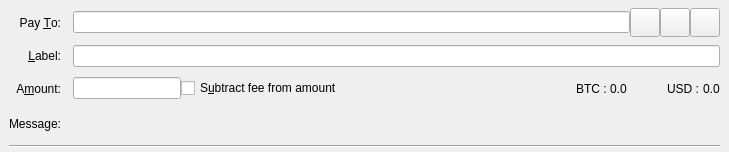
<?xml version="1.0" encoding="UTF-8"?>
<ui version="4.0">
 <class>SendCoinsEntry</class>
 <widget class="QStackedWidget" name="SendCoinsEntry">
  <property name="geometry">
   <rect>
    <x>0</x>
    <y>0</y>
    <width>729</width>
    <height>152</height>
   </rect>
  </property>
  <property name="focusPolicy">
   <enum>Qt::TabFocus</enum>
  </property>
  <property name="autoFillBackground">
   <bool>false</bool>
  </property>
  <widget class="QFrame" name="SendCoins">
   <property name="toolTip">
    <string>This is a normal payment.</string>
   </property>
   <property name="frameShape">
    <enum>QFrame::NoFrame</enum>
   </property>
   <layout class="QGridLayout" name="gridLayout">
    <property name="topMargin">
     <number>8</number>
    </property>
    <property name="bottomMargin">
     <number>4</number>
    </property>
    <property name="horizontalSpacing">
     <number>12</number>
    </property>
    <property name="verticalSpacing">
     <number>8</number>
    </property>
    <item row="0" column="0">
     <widget class="QLabel" name="payToLabel">
      <property name="text">
       <string>Pay &amp;To:</string>
      </property>
      <property name="alignment">
       <set>Qt::AlignRight|Qt::AlignTrailing|Qt::AlignVCenter</set>
      </property>
      <property name="buddy">
       <cstring>payTo</cstring>
      </property>
     </widget>
    </item>
    <item row="0" column="1">
     <layout class="QHBoxLayout" name="payToLayout">
      <property name="spacing">
       <number>0</number>
      </property>
      <item>
       <widget class="QValidatedLineEdit" name="payTo">
        <property name="toolTip">
         <string>The Kore address to send the payment to</string>
        </property>
       </widget>
      </item>
      <item>
       <widget class="QToolButton" name="addressBookButton">
        <property name="toolTip">
         <string>Choose previously used address</string>
        </property>
        <property name="text">
         <string/>
        </property>
        <property name="icon">
         <iconset resource="../kore.qrc">
          <normaloff>:/icons/address-book</normaloff>:/icons/address-book</iconset>
        </property>
        <property name="iconSize">
         <size>
          <width>22</width>
          <height>22</height>
         </size>
        </property>
        <property name="shortcut">
         <string>Alt+A</string>
        </property>
       </widget>
      </item>
      <item>
       <widget class="QToolButton" name="pasteButton">
        <property name="toolTip">
         <string>Paste address from clipboard</string>
        </property>
        <property name="text">
         <string/>
        </property>
        <property name="icon">
         <iconset resource="../kore.qrc">
          <normaloff>:/icons/editpaste</normaloff>:/icons/editpaste</iconset>
        </property>
        <property name="iconSize">
         <size>
          <width>22</width>
          <height>22</height>
         </size>
        </property>
        <property name="shortcut">
         <string>Alt+P</string>
        </property>
       </widget>
      </item>
      <item>
       <widget class="QToolButton" name="deleteButton">
        <property name="toolTip">
         <string>Remove this entry</string>
        </property>
        <property name="text">
         <string/>
        </property>
        <property name="icon">
         <iconset resource="../kore.qrc">
          <normaloff>:/icons/remove</normaloff>:/icons/remove</iconset>
        </property>
        <property name="iconSize">
         <size>
          <width>22</width>
          <height>22</height>
         </size>
        </property>
       </widget>
      </item>
     </layout>
    </item>
    <item row="1" column="0">
     <widget class="QLabel" name="labellLabel">
      <property name="text">
       <string>&amp;Label:</string>
      </property>
      <property name="alignment">
       <set>Qt::AlignRight|Qt::AlignTrailing|Qt::AlignVCenter</set>
      </property>
      <property name="buddy">
       <cstring>addAsLabel</cstring>
      </property>
     </widget>
    </item>
    <item row="1" column="1">
     <widget class="QLineEdit" name="addAsLabel">
      <property name="toolTip">
       <string>Enter a label for this address to add it to the list of used addresses</string>
      </property>
     </widget>
    </item>
    <item row="2" column="0">
     <widget class="QLabel" name="amountLabel">
      <property name="text">
       <string>A&amp;mount:</string>
      </property>
      <property name="alignment">
       <set>Qt::AlignRight|Qt::AlignTrailing|Qt::AlignVCenter</set>
      </property>
      <property name="buddy">
       <cstring>payAmount</cstring>
      </property>
     </widget>
    </item>
    <item row="2" column="1">
     <layout class="QHBoxLayout" name="horizontalLayoutAmount" stretch="0,1,0,0,0,0,0">
      <item>
       <widget class="KoreAmountField" name="payAmount"/>
      </item>
      <item>
       <widget class="QCheckBox" name="checkboxSubtractFeeFromAmount">
        <property name="toolTip">
         <string>The fee will be deducted from the amount being sent. The recipient will receive less kores than you enter in the amount field. If multiple recipients are selected, the fee is split equally.</string>
        </property>
        <property name="text">
         <string>S&amp;ubtract fee from amount</string>
        </property>
       </widget>
      </item>
      <item>
       <widget class="QLabel" name="label_3">
        <property name="text">
         <string>BTC : </string>
        </property>
       </widget>
      </item>
      <item>
       <widget class="QLabel" name="btcvalue">
        <property name="text">
         <string>0.0</string>
        </property>
       </widget>
      </item>
      <item>
       <spacer name="horizontalSpacer">
        <property name="orientation">
         <enum>Qt::Horizontal</enum>
        </property>
        <property name="sizeHint" stdset="0">
         <size>
          <width>40</width>
          <height>20</height>
         </size>
        </property>
       </spacer>
      </item>
      <item>
       <widget class="QLabel" name="label">
        <property name="text">
         <string>USD : </string>
        </property>
       </widget>
      </item>
      <item>
       <widget class="QLabel" name="usdvalue">
        <property name="text">
         <string>0.0</string>
        </property>
       </widget>
      </item>
     </layout>
    </item>
    <item row="3" column="0">
     <widget class="QLabel" name="messageLabel">
      <property name="text">
       <string>Message:</string>
      </property>
      <property name="alignment">
       <set>Qt::AlignRight|Qt::AlignTrailing|Qt::AlignVCenter</set>
      </property>
     </widget>
    </item>
    <item row="3" column="1">
     <widget class="QLabel" name="messageTextLabel">
      <property name="toolTip">
       <string>A message that was attached to the kore: URI which will be stored with the transaction for your reference. Note: This message will not be sent over the Korenetwork.</string>
      </property>
      <property name="textFormat">
       <enum>Qt::PlainText</enum>
      </property>
     </widget>
    </item>
    <item row="4" column="0" colspan="2">
     <widget class="Line" name="line">
      <property name="orientation">
       <enum>Qt::Horizontal</enum>
      </property>
     </widget>
    </item>
   </layout>
  </widget>
  <widget class="QFrame" name="SendCoins_UnauthenticatedPaymentRequest">
   <property name="palette">
    <palette>
     <active>
      <colorrole role="WindowText">
       <brush brushstyle="SolidPattern">
        <color alpha="255">
         <red>0</red>
         <green>0</green>
         <blue>0</blue>
        </color>
       </brush>
      </colorrole>
      <colorrole role="Button">
       <brush brushstyle="SolidPattern">
        <color alpha="255">
         <red>255</red>
         <green>255</green>
         <blue>127</blue>
        </color>
       </brush>
      </colorrole>
      <colorrole role="Light">
       <brush brushstyle="SolidPattern">
        <color alpha="255">
         <red>255</red>
         <green>255</green>
         <blue>255</blue>
        </color>
       </brush>
      </colorrole>
      <colorrole role="Midlight">
       <brush brushstyle="SolidPattern">
        <color alpha="255">
         <red>255</red>
         <green>255</green>
         <blue>191</blue>
        </color>
       </brush>
      </colorrole>
      <colorrole role="Dark">
       <brush brushstyle="SolidPattern">
        <color alpha="255">
         <red>127</red>
         <green>127</green>
         <blue>63</blue>
        </color>
       </brush>
      </colorrole>
      <colorrole role="Mid">
       <brush brushstyle="SolidPattern">
        <color alpha="255">
         <red>170</red>
         <green>170</green>
         <blue>84</blue>
        </color>
       </brush>
      </colorrole>
      <colorrole role="Text">
       <brush brushstyle="SolidPattern">
        <color alpha="255">
         <red>0</red>
         <green>0</green>
         <blue>0</blue>
        </color>
       </brush>
      </colorrole>
      <colorrole role="BrightText">
       <brush brushstyle="SolidPattern">
        <color alpha="255">
         <red>255</red>
         <green>255</green>
         <blue>255</blue>
        </color>
       </brush>
      </colorrole>
      <colorrole role="ButtonText">
       <brush brushstyle="SolidPattern">
        <color alpha="255">
         <red>0</red>
         <green>0</green>
         <blue>0</blue>
        </color>
       </brush>
      </colorrole>
      <colorrole role="Base">
       <brush brushstyle="SolidPattern">
        <color alpha="255">
         <red>255</red>
         <green>255</green>
         <blue>255</blue>
        </color>
       </brush>
      </colorrole>
      <colorrole role="Window">
       <brush brushstyle="SolidPattern">
        <color alpha="255">
         <red>255</red>
         <green>255</green>
         <blue>127</blue>
        </color>
       </brush>
      </colorrole>
      <colorrole role="Shadow">
       <brush brushstyle="SolidPattern">
        <color alpha="255">
         <red>0</red>
         <green>0</green>
         <blue>0</blue>
        </color>
       </brush>
      </colorrole>
      <colorrole role="AlternateBase">
       <brush brushstyle="SolidPattern">
        <color alpha="255">
         <red>255</red>
         <green>255</green>
         <blue>191</blue>
        </color>
       </brush>
      </colorrole>
      <colorrole role="ToolTipBase">
       <brush brushstyle="SolidPattern">
        <color alpha="255">
         <red>255</red>
         <green>255</green>
         <blue>220</blue>
        </color>
       </brush>
      </colorrole>
      <colorrole role="ToolTipText">
       <brush brushstyle="SolidPattern">
        <color alpha="255">
         <red>0</red>
         <green>0</green>
         <blue>0</blue>
        </color>
       </brush>
      </colorrole>
     </active>
     <inactive>
      <colorrole role="WindowText">
       <brush brushstyle="SolidPattern">
        <color alpha="255">
         <red>0</red>
         <green>0</green>
         <blue>0</blue>
        </color>
       </brush>
      </colorrole>
      <colorrole role="Button">
       <brush brushstyle="SolidPattern">
        <color alpha="255">
         <red>255</red>
         <green>255</green>
         <blue>127</blue>
        </color>
       </brush>
      </colorrole>
      <colorrole role="Light">
       <brush brushstyle="SolidPattern">
        <color alpha="255">
         <red>255</red>
         <green>255</green>
         <blue>255</blue>
        </color>
       </brush>
      </colorrole>
      <colorrole role="Midlight">
       <brush brushstyle="SolidPattern">
        <color alpha="255">
         <red>255</red>
         <green>255</green>
         <blue>191</blue>
        </color>
       </brush>
      </colorrole>
      <colorrole role="Dark">
       <brush brushstyle="SolidPattern">
        <color alpha="255">
         <red>127</red>
         <green>127</green>
         <blue>63</blue>
        </color>
       </brush>
      </colorrole>
      <colorrole role="Mid">
       <brush brushstyle="SolidPattern">
        <color alpha="255">
         <red>170</red>
         <green>170</green>
         <blue>84</blue>
        </color>
       </brush>
      </colorrole>
      <colorrole role="Text">
       <brush brushstyle="SolidPattern">
        <color alpha="255">
         <red>0</red>
         <green>0</green>
         <blue>0</blue>
        </color>
       </brush>
      </colorrole>
      <colorrole role="BrightText">
       <brush brushstyle="SolidPattern">
        <color alpha="255">
         <red>255</red>
         <green>255</green>
         <blue>255</blue>
        </color>
       </brush>
      </colorrole>
      <colorrole role="ButtonText">
       <brush brushstyle="SolidPattern">
        <color alpha="255">
         <red>0</red>
         <green>0</green>
         <blue>0</blue>
        </color>
       </brush>
      </colorrole>
      <colorrole role="Base">
       <brush brushstyle="SolidPattern">
        <color alpha="255">
         <red>255</red>
         <green>255</green>
         <blue>255</blue>
        </color>
       </brush>
      </colorrole>
      <colorrole role="Window">
       <brush brushstyle="SolidPattern">
        <color alpha="255">
         <red>255</red>
         <green>255</green>
         <blue>127</blue>
        </color>
       </brush>
      </colorrole>
      <colorrole role="Shadow">
       <brush brushstyle="SolidPattern">
        <color alpha="255">
         <red>0</red>
         <green>0</green>
         <blue>0</blue>
        </color>
       </brush>
      </colorrole>
      <colorrole role="AlternateBase">
       <brush brushstyle="SolidPattern">
        <color alpha="255">
         <red>255</red>
         <green>255</green>
         <blue>191</blue>
        </color>
       </brush>
      </colorrole>
      <colorrole role="ToolTipBase">
       <brush brushstyle="SolidPattern">
        <color alpha="255">
         <red>255</red>
         <green>255</green>
         <blue>220</blue>
        </color>
       </brush>
      </colorrole>
      <colorrole role="ToolTipText">
       <brush brushstyle="SolidPattern">
        <color alpha="255">
         <red>0</red>
         <green>0</green>
         <blue>0</blue>
        </color>
       </brush>
      </colorrole>
     </inactive>
     <disabled>
      <colorrole role="WindowText">
       <brush brushstyle="SolidPattern">
        <color alpha="255">
         <red>127</red>
         <green>127</green>
         <blue>63</blue>
        </color>
       </brush>
      </colorrole>
      <colorrole role="Button">
       <brush brushstyle="SolidPattern">
        <color alpha="255">
         <red>255</red>
         <green>255</green>
         <blue>127</blue>
        </color>
       </brush>
      </colorrole>
      <colorrole role="Light">
       <brush brushstyle="SolidPattern">
        <color alpha="255">
         <red>255</red>
         <green>255</green>
         <blue>255</blue>
        </color>
       </brush>
      </colorrole>
      <colorrole role="Midlight">
       <brush brushstyle="SolidPattern">
        <color alpha="255">
         <red>255</red>
         <green>255</green>
         <blue>191</blue>
        </color>
       </brush>
      </colorrole>
      <colorrole role="Dark">
       <brush brushstyle="SolidPattern">
        <color alpha="255">
         <red>127</red>
         <green>127</green>
         <blue>63</blue>
        </color>
       </brush>
      </colorrole>
      <colorrole role="Mid">
       <brush brushstyle="SolidPattern">
        <color alpha="255">
         <red>170</red>
         <green>170</green>
         <blue>84</blue>
        </color>
       </brush>
      </colorrole>
      <colorrole role="Text">
       <brush brushstyle="SolidPattern">
        <color alpha="255">
         <red>127</red>
         <green>127</green>
         <blue>63</blue>
        </color>
       </brush>
      </colorrole>
      <colorrole role="BrightText">
       <brush brushstyle="SolidPattern">
        <color alpha="255">
         <red>255</red>
         <green>255</green>
         <blue>255</blue>
        </color>
       </brush>
      </colorrole>
      <colorrole role="ButtonText">
       <brush brushstyle="SolidPattern">
        <color alpha="255">
         <red>127</red>
         <green>127</green>
         <blue>63</blue>
        </color>
       </brush>
      </colorrole>
      <colorrole role="Base">
       <brush brushstyle="SolidPattern">
        <color alpha="255">
         <red>255</red>
         <green>255</green>
         <blue>127</blue>
        </color>
       </brush>
      </colorrole>
      <colorrole role="Window">
       <brush brushstyle="SolidPattern">
        <color alpha="255">
         <red>255</red>
         <green>255</green>
         <blue>127</blue>
        </color>
       </brush>
      </colorrole>
      <colorrole role="Shadow">
       <brush brushstyle="SolidPattern">
        <color alpha="255">
         <red>0</red>
         <green>0</green>
         <blue>0</blue>
        </color>
       </brush>
      </colorrole>
      <colorrole role="AlternateBase">
       <brush brushstyle="SolidPattern">
        <color alpha="255">
         <red>255</red>
         <green>255</green>
         <blue>127</blue>
        </color>
       </brush>
      </colorrole>
      <colorrole role="ToolTipBase">
       <brush brushstyle="SolidPattern">
        <color alpha="255">
         <red>255</red>
         <green>255</green>
         <blue>220</blue>
        </color>
       </brush>
      </colorrole>
      <colorrole role="ToolTipText">
       <brush brushstyle="SolidPattern">
        <color alpha="255">
         <red>0</red>
         <green>0</green>
         <blue>0</blue>
        </color>
       </brush>
      </colorrole>
     </disabled>
    </palette>
   </property>
   <property name="toolTip">
    <string>This is an unauthenticated payment request.</string>
   </property>
   <property name="autoFillBackground">
    <bool>true</bool>
   </property>
   <property name="frameShape">
    <enum>QFrame::NoFrame</enum>
   </property>
   <layout class="QGridLayout" name="gridLayout_is">
    <property name="spacing">
     <number>12</number>
    </property>
    <item row="0" column="0">
     <widget class="QLabel" name="payToLabel_is">
      <property name="text">
       <string>Pay To:</string>
      </property>
      <property name="alignment">
       <set>Qt::AlignRight|Qt::AlignTrailing|Qt::AlignVCenter</set>
      </property>
     </widget>
    </item>
    <item row="0" column="1">
     <layout class="QHBoxLayout" name="payToLayout_is">
      <property name="spacing">
       <number>0</number>
      </property>
      <item>
       <widget class="QLabel" name="payTo_is"/>
      </item>
      <item>
       <widget class="QToolButton" name="deleteButton_is">
        <property name="toolTip">
         <string>Remove this entry</string>
        </property>
        <property name="text">
         <string/>
        </property>
        <property name="icon">
         <iconset resource="../kore.qrc">
          <normaloff>:/icons/remove</normaloff>:/icons/remove</iconset>
        </property>
       </widget>
      </item>
     </layout>
    </item>
    <item row="1" column="0">
     <widget class="QLabel" name="memoLabel_is">
      <property name="text">
       <string>Memo:</string>
      </property>
      <property name="alignment">
       <set>Qt::AlignRight|Qt::AlignTrailing|Qt::AlignVCenter</set>
      </property>
     </widget>
    </item>
    <item row="1" column="1">
     <widget class="QLabel" name="memoTextLabel_is">
      <property name="textFormat">
       <enum>Qt::PlainText</enum>
      </property>
     </widget>
    </item>
    <item row="2" column="0">
     <widget class="QLabel" name="amountLabel_is">
      <property name="text">
       <string>A&amp;mount:</string>
      </property>
      <property name="alignment">
       <set>Qt::AlignRight|Qt::AlignTrailing|Qt::AlignVCenter</set>
      </property>
      <property name="buddy">
       <cstring>payAmount_is</cstring>
      </property>
     </widget>
    </item>
    <item row="2" column="1">
     <widget class="KoreAmountField" name="payAmount_is">
      <property name="acceptDrops">
       <bool>false</bool>
      </property>
     </widget>
    </item>
   </layout>
  </widget>
  <widget class="QFrame" name="SendCoins_AuthenticatedPaymentRequest">
   <property name="palette">
    <palette>
     <active>
      <colorrole role="WindowText">
       <brush brushstyle="SolidPattern">
        <color alpha="255">
         <red>0</red>
         <green>0</green>
         <blue>0</blue>
        </color>
       </brush>
      </colorrole>
      <colorrole role="Button">
       <brush brushstyle="SolidPattern">
        <color alpha="255">
         <red>140</red>
         <green>232</green>
         <blue>119</blue>
        </color>
       </brush>
      </colorrole>
      <colorrole role="Light">
       <brush brushstyle="SolidPattern">
        <color alpha="255">
         <red>230</red>
         <green>255</green>
         <blue>224</blue>
        </color>
       </brush>
      </colorrole>
      <colorrole role="Midlight">
       <brush brushstyle="SolidPattern">
        <color alpha="255">
         <red>185</red>
         <green>243</green>
         <blue>171</blue>
        </color>
       </brush>
      </colorrole>
      <colorrole role="Dark">
       <brush brushstyle="SolidPattern">
        <color alpha="255">
         <red>70</red>
         <green>116</green>
         <blue>59</blue>
        </color>
       </brush>
      </colorrole>
      <colorrole role="Mid">
       <brush brushstyle="SolidPattern">
        <color alpha="255">
         <red>93</red>
         <green>155</green>
         <blue>79</blue>
        </color>
       </brush>
      </colorrole>
      <colorrole role="Text">
       <brush brushstyle="SolidPattern">
        <color alpha="255">
         <red>0</red>
         <green>0</green>
         <blue>0</blue>
        </color>
       </brush>
      </colorrole>
      <colorrole role="BrightText">
       <brush brushstyle="SolidPattern">
        <color alpha="255">
         <red>155</red>
         <green>255</green>
         <blue>147</blue>
        </color>
       </brush>
      </colorrole>
      <colorrole role="ButtonText">
       <brush brushstyle="SolidPattern">
        <color alpha="255">
         <red>0</red>
         <green>0</green>
         <blue>0</blue>
        </color>
       </brush>
      </colorrole>
      <colorrole role="Base">
       <brush brushstyle="SolidPattern">
        <color alpha="255">
         <red>119</red>
         <green>255</green>
         <blue>233</blue>
        </color>
       </brush>
      </colorrole>
      <colorrole role="Window">
       <brush brushstyle="SolidPattern">
        <color alpha="255">
         <red>140</red>
         <green>232</green>
         <blue>119</blue>
        </color>
       </brush>
      </colorrole>
      <colorrole role="Shadow">
       <brush brushstyle="SolidPattern">
        <color alpha="255">
         <red>0</red>
         <green>0</green>
         <blue>0</blue>
        </color>
       </brush>
      </colorrole>
      <colorrole role="AlternateBase">
       <brush brushstyle="SolidPattern">
        <color alpha="255">
         <red>197</red>
         <green>243</green>
         <blue>187</blue>
        </color>
       </brush>
      </colorrole>
      <colorrole role="NoRole">
       <brush brushstyle="SolidPattern">
        <color alpha="255">
         <red>125</red>
         <green>194</green>
         <blue>122</blue>
        </color>
       </brush>
      </colorrole>
      <colorrole role="ToolTipBase">
       <brush brushstyle="SolidPattern">
        <color alpha="255">
         <red>255</red>
         <green>255</green>
         <blue>220</blue>
        </color>
       </brush>
      </colorrole>
      <colorrole role="ToolTipText">
       <brush brushstyle="SolidPattern">
        <color alpha="255">
         <red>0</red>
         <green>0</green>
         <blue>0</blue>
        </color>
       </brush>
      </colorrole>
     </active>
     <inactive>
      <colorrole role="WindowText">
       <brush brushstyle="SolidPattern">
        <color alpha="255">
         <red>0</red>
         <green>0</green>
         <blue>0</blue>
        </color>
       </brush>
      </colorrole>
      <colorrole role="Button">
       <brush brushstyle="SolidPattern">
        <color alpha="255">
         <red>140</red>
         <green>232</green>
         <blue>119</blue>
        </color>
       </brush>
      </colorrole>
      <colorrole role="Light">
       <brush brushstyle="SolidPattern">
        <color alpha="255">
         <red>230</red>
         <green>255</green>
         <blue>224</blue>
        </color>
       </brush>
      </colorrole>
      <colorrole role="Midlight">
       <brush brushstyle="SolidPattern">
        <color alpha="255">
         <red>185</red>
         <green>243</green>
         <blue>171</blue>
        </color>
       </brush>
      </colorrole>
      <colorrole role="Dark">
       <brush brushstyle="SolidPattern">
        <color alpha="255">
         <red>70</red>
         <green>116</green>
         <blue>59</blue>
        </color>
       </brush>
      </colorrole>
      <colorrole role="Mid">
       <brush brushstyle="SolidPattern">
        <color alpha="255">
         <red>93</red>
         <green>155</green>
         <blue>79</blue>
        </color>
       </brush>
      </colorrole>
      <colorrole role="Text">
       <brush brushstyle="SolidPattern">
        <color alpha="255">
         <red>0</red>
         <green>0</green>
         <blue>0</blue>
        </color>
       </brush>
      </colorrole>
      <colorrole role="BrightText">
       <brush brushstyle="SolidPattern">
        <color alpha="255">
         <red>155</red>
         <green>255</green>
         <blue>147</blue>
        </color>
       </brush>
      </colorrole>
      <colorrole role="ButtonText">
       <brush brushstyle="SolidPattern">
        <color alpha="255">
         <red>0</red>
         <green>0</green>
         <blue>0</blue>
        </color>
       </brush>
      </colorrole>
      <colorrole role="Base">
       <brush brushstyle="SolidPattern">
        <color alpha="255">
         <red>119</red>
         <green>255</green>
         <blue>233</blue>
        </color>
       </brush>
      </colorrole>
      <colorrole role="Window">
       <brush brushstyle="SolidPattern">
        <color alpha="255">
         <red>140</red>
         <green>232</green>
         <blue>119</blue>
        </color>
       </brush>
      </colorrole>
      <colorrole role="Shadow">
       <brush brushstyle="SolidPattern">
        <color alpha="255">
         <red>0</red>
         <green>0</green>
         <blue>0</blue>
        </color>
       </brush>
      </colorrole>
      <colorrole role="AlternateBase">
       <brush brushstyle="SolidPattern">
        <color alpha="255">
         <red>197</red>
         <green>243</green>
         <blue>187</blue>
        </color>
       </brush>
      </colorrole>
      <colorrole role="NoRole">
       <brush brushstyle="SolidPattern">
        <color alpha="255">
         <red>125</red>
         <green>194</green>
         <blue>122</blue>
        </color>
       </brush>
      </colorrole>
      <colorrole role="ToolTipBase">
       <brush brushstyle="SolidPattern">
        <color alpha="255">
         <red>255</red>
         <green>255</green>
         <blue>220</blue>
        </color>
       </brush>
      </colorrole>
      <colorrole role="ToolTipText">
       <brush brushstyle="SolidPattern">
        <color alpha="255">
         <red>0</red>
         <green>0</green>
         <blue>0</blue>
        </color>
       </brush>
      </colorrole>
     </inactive>
     <disabled>
      <colorrole role="WindowText">
       <brush brushstyle="SolidPattern">
        <color alpha="255">
         <red>70</red>
         <green>116</green>
         <blue>59</blue>
        </color>
       </brush>
      </colorrole>
      <colorrole role="Button">
       <brush brushstyle="SolidPattern">
        <color alpha="255">
         <red>140</red>
         <green>232</green>
         <blue>119</blue>
        </color>
       </brush>
      </colorrole>
      <colorrole role="Light">
       <brush brushstyle="SolidPattern">
        <color alpha="255">
         <red>230</red>
         <green>255</green>
         <blue>224</blue>
        </color>
       </brush>
      </colorrole>
      <colorrole role="Midlight">
       <brush brushstyle="SolidPattern">
        <color alpha="255">
         <red>185</red>
         <green>243</green>
         <blue>171</blue>
        </color>
       </brush>
      </colorrole>
      <colorrole role="Dark">
       <brush brushstyle="SolidPattern">
        <color alpha="255">
         <red>70</red>
         <green>116</green>
         <blue>59</blue>
        </color>
       </brush>
      </colorrole>
      <colorrole role="Mid">
       <brush brushstyle="SolidPattern">
        <color alpha="255">
         <red>93</red>
         <green>155</green>
         <blue>79</blue>
        </color>
       </brush>
      </colorrole>
      <colorrole role="Text">
       <brush brushstyle="SolidPattern">
        <color alpha="255">
         <red>70</red>
         <green>116</green>
         <blue>59</blue>
        </color>
       </brush>
      </colorrole>
      <colorrole role="BrightText">
       <brush brushstyle="SolidPattern">
        <color alpha="255">
         <red>155</red>
         <green>255</green>
         <blue>147</blue>
        </color>
       </brush>
      </colorrole>
      <colorrole role="ButtonText">
       <brush brushstyle="SolidPattern">
        <color alpha="255">
         <red>70</red>
         <green>116</green>
         <blue>59</blue>
        </color>
       </brush>
      </colorrole>
      <colorrole role="Base">
       <brush brushstyle="SolidPattern">
        <color alpha="255">
         <red>140</red>
         <green>232</green>
         <blue>119</blue>
        </color>
       </brush>
      </colorrole>
      <colorrole role="Window">
       <brush brushstyle="SolidPattern">
        <color alpha="255">
         <red>140</red>
         <green>232</green>
         <blue>119</blue>
        </color>
       </brush>
      </colorrole>
      <colorrole role="Shadow">
       <brush brushstyle="SolidPattern">
        <color alpha="255">
         <red>0</red>
         <green>0</green>
         <blue>0</blue>
        </color>
       </brush>
      </colorrole>
      <colorrole role="AlternateBase">
       <brush brushstyle="SolidPattern">
        <color alpha="255">
         <red>140</red>
         <green>232</green>
         <blue>119</blue>
        </color>
       </brush>
      </colorrole>
      <colorrole role="NoRole">
       <brush brushstyle="SolidPattern">
        <color alpha="255">
         <red>125</red>
         <green>194</green>
         <blue>122</blue>
        </color>
       </brush>
      </colorrole>
      <colorrole role="ToolTipBase">
       <brush brushstyle="SolidPattern">
        <color alpha="255">
         <red>255</red>
         <green>255</green>
         <blue>220</blue>
        </color>
       </brush>
      </colorrole>
      <colorrole role="ToolTipText">
       <brush brushstyle="SolidPattern">
        <color alpha="255">
         <red>0</red>
         <green>0</green>
         <blue>0</blue>
        </color>
       </brush>
      </colorrole>
     </disabled>
    </palette>
   </property>
   <property name="toolTip">
    <string>This is an authenticated payment request.</string>
   </property>
   <property name="autoFillBackground">
    <bool>true</bool>
   </property>
   <property name="frameShape">
    <enum>QFrame::NoFrame</enum>
   </property>
   <layout class="QGridLayout" name="gridLayout_s">
    <property name="spacing">
     <number>12</number>
    </property>
    <item row="0" column="0">
     <widget class="QLabel" name="payToLabel_s">
      <property name="text">
       <string>Pay To:</string>
      </property>
      <property name="alignment">
       <set>Qt::AlignRight|Qt::AlignTrailing|Qt::AlignVCenter</set>
      </property>
     </widget>
    </item>
    <item row="0" column="1">
     <layout class="QHBoxLayout" name="payToLayout_s">
      <property name="spacing">
       <number>0</number>
      </property>
      <item>
       <widget class="QLabel" name="payTo_s">
        <property name="textFormat">
         <enum>Qt::PlainText</enum>
        </property>
       </widget>
      </item>
      <item>
       <widget class="QToolButton" name="deleteButton_s">
        <property name="toolTip">
         <string>Remove this entry</string>
        </property>
        <property name="text">
         <string/>
        </property>
        <property name="icon">
         <iconset resource="../kore.qrc">
          <normaloff>:/icons/remove</normaloff>:/icons/remove</iconset>
        </property>
       </widget>
      </item>
     </layout>
    </item>
    <item row="1" column="0">
     <widget class="QLabel" name="memoLabel_s">
      <property name="text">
       <string>Memo:</string>
      </property>
      <property name="alignment">
       <set>Qt::AlignRight|Qt::AlignTrailing|Qt::AlignVCenter</set>
      </property>
     </widget>
    </item>
    <item row="1" column="1">
     <widget class="QLabel" name="memoTextLabel_s">
      <property name="textFormat">
       <enum>Qt::PlainText</enum>
      </property>
     </widget>
    </item>
    <item row="2" column="0">
     <widget class="QLabel" name="amountLabel_s">
      <property name="text">
       <string>A&amp;mount:</string>
      </property>
      <property name="alignment">
       <set>Qt::AlignRight|Qt::AlignTrailing|Qt::AlignVCenter</set>
      </property>
      <property name="buddy">
       <cstring>payAmount_s</cstring>
      </property>
     </widget>
    </item>
    <item row="2" column="1">
     <widget class="KoreAmountField" name="payAmount_s">
      <property name="acceptDrops">
       <bool>false</bool>
      </property>
     </widget>
    </item>
   </layout>
  </widget>
 </widget>
 <customwidgets>
  <customwidget>
   <class>QValidatedLineEdit</class>
   <extends>QLineEdit</extends>
   <header>qvalidatedlineedit.h</header>
  </customwidget>
  <customwidget>
   <class>KoreAmountField</class>
   <extends>QLineEdit</extends>
   <header>koreamountfield.h</header>
  </customwidget>
 </customwidgets>
 <tabstops>
  <tabstop>payTo</tabstop>
  <tabstop>addressBookButton</tabstop>
  <tabstop>pasteButton</tabstop>
  <tabstop>deleteButton</tabstop>
  <tabstop>addAsLabel</tabstop>
  <tabstop>payAmount</tabstop>
  <tabstop>payAmount_is</tabstop>
  <tabstop>deleteButton_is</tabstop>
  <tabstop>payAmount_s</tabstop>
  <tabstop>deleteButton_s</tabstop>
 </tabstops>
 <resources>
  <include location="../kore.qrc"/>
 </resources>
 <connections/>
</ui>
